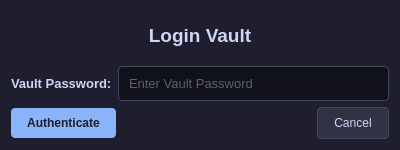
<?xml version="1.0" encoding="UTF-8"?>
<ui version="4.0">
 <class>Dialog</class>
 <widget class="QDialog" name="Dialog">
  <property name="geometry">
   <rect>
    <x>0</x>
    <y>0</y>
    <width>400</width>
    <height>150</height>
   </rect>
  </property>
  <property name="windowTitle">
   <string>Authenticate Vault</string>
  </property>
  <property name="windowIcon">
   <iconset>
    <normaloff>../assets/siriusvault.ico</normaloff>../assets/siriusvault.ico</iconset>
  </property>
  <property name="styleSheet">
   <string notr="true">QDialog {
    background-color: #1e1e2e;
    color: #cdd6f4;
    font-family: &quot;Segoe UI&quot;;
}</string>
  </property>
  <layout class="QVBoxLayout" name="verticalLayout">
   <item>
    <widget class="QLabel" name="label">
     <property name="styleSheet">
      <string notr="true">QLabel {
    color: #cdd6f4;
    font-size: 14pt;
    font-weight: bold;
}</string>
     </property>
     <property name="text">
      <string>Login Vault</string>
     </property>
     <property name="alignment">
      <set>Qt::AlignCenter</set>
     </property>
    </widget>
   </item>
   <item>
    <layout class="QHBoxLayout" name="horizontalLayout">
     <item>
      <widget class="QLabel" name="label_3">
       <property name="styleSheet">
        <string notr="true">QLabel {
    color: #cdd6f4;
    font-size: 10pt;
    font-weight: bold;
}</string>
       </property>
       <property name="text">
        <string>Vault Password:</string>
       </property>
      </widget>
     </item>
     <item>
      <widget class="QLineEdit" name="input_dialog_vLogin_vpassword">
       <property name="styleSheet">
        <string notr="true">QLineEdit {
    background-color: #11111b;
    border: 1px solid #45475a;
    border-radius: 4px;
    color: #a6adc8;
    padding: 8px;
    font-size: 10pt;
}

QLineEdit:focus {
    border: 1px solid #89b4fa;
}</string>
       </property>
       <property name="echoMode">
        <enum>QLineEdit::Password</enum>
       </property>
       <property name="placeholderText">
        <string>Enter Vault Password</string>
       </property>
      </widget>
     </item>
    </layout>
   </item>
   <item>
    <layout class="QHBoxLayout" name="horizontalLayout_2">
     <item>
      <widget class="QPushButton" name="btn_dialog_vLogin_auth">
       <property name="styleSheet">
        <string notr="true">QPushButton {
    background-color: #89b4fa;
    color: #1e1e2e;
    border: none;
    border-radius: 4px;
    padding: 8px 16px;
    font-weight: bold;
}

QPushButton:hover {
    background-color: #b4befe;
}

QPushButton:pressed {
    background-color: #74c7ec;
}</string>
       </property>
       <property name="text">
        <string>Authenticate</string>
       </property>
      </widget>
     </item>
     <item>
      <spacer name="horizontalSpacer">
       <property name="orientation">
        <enum>Qt::Horizontal</enum>
       </property>
       <property name="sizeHint" stdset="0">
        <size>
         <width>40</width>
         <height>20</height>
        </size>
       </property>
      </spacer>
     </item>
     <item>
      <widget class="QPushButton" name="btn_dialog_vLogin_cancel">
       <property name="styleSheet">
        <string notr="true">QPushButton {
    background-color: #313244;
    color: #cdd6f4;
    border: 1px solid #45475a;
    border-radius: 4px;
    padding: 8px 16px;
}

QPushButton:hover {
    background-color: #45475a;
    color: #ffffff;
}</string>
       </property>
       <property name="text">
        <string>Cancel</string>
       </property>
      </widget>
     </item>
    </layout>
   </item>
  </layout>
 </widget>
 <resources/>
 <connections/>
</ui>
